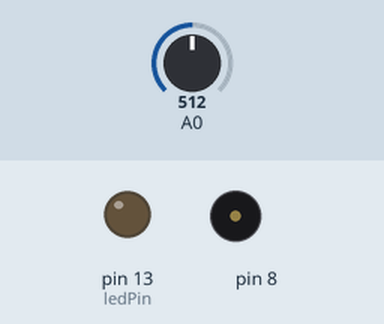
This sketch was run on a simulated Arduino Uno, built with avr-gcc and run on an emulated ATmega328P. Shown: output pins drawn as LEDs (lit = HIGH), buzzer (waves = sounding). Inputs (shaded band) come from the test bench; at power-on: A0 = 512.

Above: at 0.1 s.
At 5.1 s:
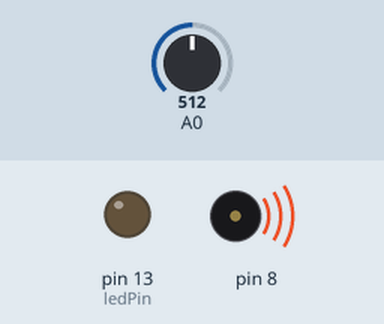
Timing chart, 0 to 6.6 s (numbered marks = the images above):
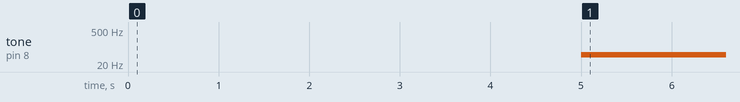

The sketch:

proyecto5_theremin.ino
```cpp
//variables para el sensor
int sensorValue = 0;
int sensorLow = 1023;
int sensorHigh = 0;

//constante led integrado 13
const int ledPin = 13;

void setup() {
  pinMode(ledPin, OUTPUT);
  //encender el led 13 integrado
  digitalWrite(ledPin, HIGH);

  //while de 5 seg para determinar los valore máximos y mínimos y guardarlos
  // en caso de ser diferentes de los teóricos
  while (millis() < 5000){
    sensorValue = analogRead(A0);
    if(sensorValue > sensorHigh){
      sensorHigh = sensorValue;
    }
    if(sensorValue < sensorLow){
      sensorLow = sensorValue;
    }
    digitalWrite(ledPin, LOW);
  }//while
}//setup

void loop() {
  //leer valor sensor
  sensorValue = analogRead(A0);

  //guardamos el valor pitch que és según (valorDelSensor, valorMinSensor, ValorMaxSensor, valorMinFrecuencia, valorMaxFrecuencia)
  int pitch = map(sensorValue, sensorLow,sensorHigh,50,4000);

  //1- pin de salida, 2- frecuencia de pulso, 3- Tiempo
  tone(8,pitch,20);
  //Tiempo de espera para reproducir el sonido
  delay(10);

}
```

Measured:
- by itself, tone on pin 8: silent → 49 Hz at 5.0 s
